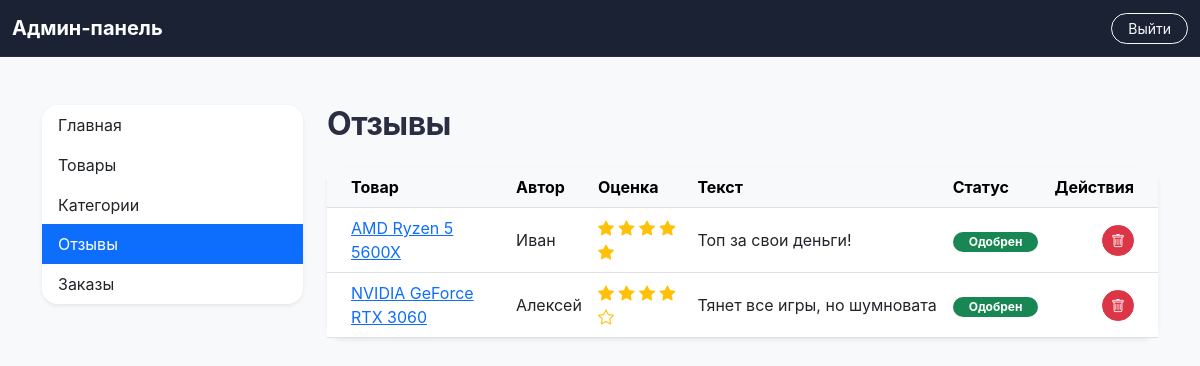
Page /admin.php?action=reviews (signed in) on the committed database.
### tables this page shows
CREATE TABLE IF NOT EXISTS `reviews` (
    `id` INT AUTO_INCREMENT PRIMARY KEY,
    `product_id` INT NOT NULL,
    `author_name` VARCHAR(255) NOT NULL,
    `review_text` TEXT NOT NULL,
    `rating` TINYINT NOT NULL CHECK (`rating` >= 1 AND `rating` <= 5),
    `created_at` DATETIME DEFAULT CURRENT_TIMESTAMP,
    `is_approved` TINYINT(1) DEFAULT 0,
    FOREIGN KEY (`product_id`) REFERENCES `products`(`id`) ON DELETE CASCADE
);

CREATE TABLE IF NOT EXISTS `products` (
    `id` INT AUTO_INCREMENT PRIMARY KEY,
    `category_id` INT NOT NULL,
    `name` VARCHAR(255) NOT NULL,
    `description` TEXT,
    `price` DECIMAL(10, 2) NOT NULL,
    `image` VARCHAR(255) DEFAULT 'default.png',
    FOREIGN KEY (`category_id`) REFERENCES `categories`(`id`) ON DELETE CASCADE
);

### views/admin/reviews.php (the view, shortened to what this page needs)
<!DOCTYPE html>
<html lang="ru">
<head>
    <link href="https://cdn.jsdelivr.net/npm/bootstrap@5.3.0/dist/css/bootstrap.min.css" rel="stylesheet">
    <link rel="stylesheet" href="https://cdn.jsdelivr.net/npm/bootstrap-icons@1.10.5/font/bootstrap-icons.css">
    <link rel="stylesheet" href="/public/css/style.css">
</head>
<body>
<nav class="navbar navbar-dark bg-dark premium-navbar">
    <div class="container-fluid">
        <a class="navbar-brand fw-bold" href="admin.php">Админ-панель</a>
        <div class="d-flex">
            <a href="admin.php?action=logout" class="btn btn-outline-light rounded-pill btn-sm px-3">Выйти</a>
        </div>
    </div>
</nav>
<div class="container mt-5">
    <div class="row">
        <div class="col-md-3">
            <div class="list-group rounded-4 shadow-sm border-0">
                <a href="admin.php?action=dashboard" class="list-group-item list-group-item-action border-0">Главная</a>
                <a href="#" class="list-group-item list-group-item-action border-0">Товары</a>
                <a href="#" class="list-group-item list-group-item-action border-0">Категории</a>
                <a href="admin.php?action=reviews" class="list-group-item list-group-item-action active border-0 d-flex justify-content-between align-items-center">
                    Отзывы
                </a>
                <a href="#" class="list-group-item list-group-item-action border-0 d-flex justify-content-between align-items-center">
                    Заказы
                </a>
            </div>
        </div>
        <div class="col-md-9">
            <div class="d-flex justify-content-between align-items-center mb-4">
                <h2 class="fw-bold mb-0">Отзывы</h2>
            </div>
            <div class="card border-0 shadow-sm rounded-4">
                <div class="card-body p-0">
                    <div class="table-responsive">
                        <table class="table table-hover mb-0 align-middle">
                            <thead class="table-light">
                                <tr>
                                    <th class="ps-4">Товар</th>
                                    <th>Автор</th>
                                    <th>Оценка</th>
                                    <th style="max-width: 300px;">Текст</th>
                                    <th>Статус</th>
                                    <th class="text-end pe-4">Действия</th>
                                </tr>
                            </thead>
                            <tbody>
                                <?php if(empty($allReviews)): ?>
                                    <tr>
                                        <td colspan="6" class="text-center py-4 text-muted">Нет отзывов</td>
                                    </tr>
                                <?php else: ?>
                                    <?php foreach($allReviews as $rev): ?>
                                        <tr>
                                            <td class="ps-4"><a href="/product.php?id=<?= $rev['product_id'] ?>" target="_blank"><?= htmlspecialchars($rev['product_name']) ?></a></td>
                                            <td><?= htmlspecialchars($rev['author_name']) ?></td>
                                            <td>
                                                <div class="text-warning">
                                                    <?php for($i=1; $i<=5; $i++): ?>
                                                        <i class="bi <?= $i <= $rev['rating'] ? 'bi-star-fill' : 'bi-star' ?>"></i>
                                                    <?php endfor; ?>
                                                </div>
                                            </td>
                                            <td style="max-width: 300px; white-space: nowrap; overflow: hidden; text-overflow: ellipsis;" title="<?= htmlspecialchars($rev['review_text']) ?>">
                                                <?= htmlspecialchars($rev['review_text']) ?>
                                            </td>
                                            <td>
                                                <?php if($rev['is_approved']): ?>
                                                    <span class="badge bg-success rounded-pill px-3">Одобрен</span>
                                                <?php else: ?>
                                                    <span class="badge bg-warning text-dark rounded-pill px-3">Новый</span>
                                                <?php endif; ?>
                                            </td>
                                            <td class="text-end pe-4">
                                                <a href="admin.php?action=delete_review&id=<?= $rev['id'] ?>" class="btn btn-sm btn-danger rounded-pill" title="Удалить" onclick="return confirm('Точно удалить?')">
                                                    <i class="bi bi-trash"></i>
                                                </a>
                                            </td>
                                        </tr>
                                    <?php endforeach; ?>
                                <?php endif; ?>
                            </tbody>
                        </table>
                    </div>
                </div>
            </div>
        </div>
    </div>
</div>
</body>
</html>

### admin.php (shortened to what this page needs)
<?php
require_once 'config/db.php';
$action = $_GET['action'] ?? 'dashboard';
switch ($action) {
    case 'reviews':
        $stmt = $pdo->query("SELECT r.*, p.name as product_name FROM reviews r JOIN products p ON r.product_id = p.id ORDER BY r.created_at DESC");
        $allReviews = $stmt->fetchAll();
        include 'views/admin/reviews.php';
        break;
}

### public/css/style.css (style rules this page uses)
:root { --bg-color: #f8f9fa; --text-color: #2b2d42; --accent-color: #4361ee; --accent-hover: #3a0ca3; --accent-light: rgba(67, 97, 238, 0.1); --card-bg: #ffffff; --border-radius: 16px; --transition: all 0.3s cubic-bezier(0.25, 0.8, 0.25, 1); }
body { font-family: 'Inter', sans-serif; background-color: var(--bg-color); color: var(--text-color); display: flex; flex-direction: column; min-height: 100vh; }
h1, h2, h3, h4, h5, h6 { font-weight: 700; letter-spacing: -0.5px; }
.premium-navbar { background: rgba(15, 23, 42, 0.95) !important; backdrop-filter: blur(10px); -webkit-backdrop-filter: blur(10px); border-bottom: 1px solid rgba(255,255,255,0.05); }

### rows in the picture
reviews: product.name "AMD Ryzen 5 5600X", author_name "Иван", rating 5 (drawn), review_text "Топ за свои деньги!", is_approved "Одобрен"
reviews: product.name "NVIDIA GeForce RTX 3060", author_name "Алексей", rating 4 (drawn), review_text "Тянет все игры, но шумновата", is_approved "Одобрен"
